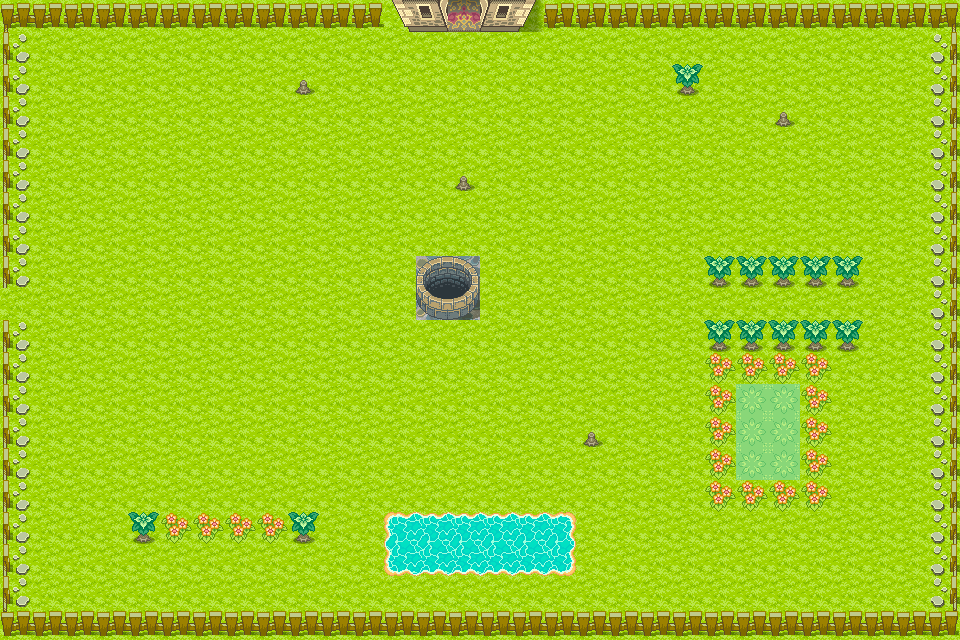

Below is a game level as drawn by its tile map, then a one-line description and the .tmx that defines it (tile-layer data replaced by summaries):
An orthogonal 30x20 tile map with 32x32 px tiles, 2 tile layers (bg, house) and 19 objects (obstacle1, wall1, wall2, wall3, wall4, ...).

<map version="1.0" orientation="orthogonal" width="30" height="20" tilewidth="32" tileheight="32">
 <tileset firstgid="1" name="map" tilewidth="32" tileheight="32">
  <image source="map.png" width="512" height="512" />
 </tileset>
 <layer name="bg" width="30" height="20">
  <data>[600 cells, 600 non-empty, 24 distinct tile ids]</data>
 </layer>
 <layer name="house" width="30" height="20">
  <data>[600 cells, 5 non-empty, 5 distinct tile ids]</data>
 </layer>
 <objectgroup name="obstacles" width="30" height="20">
  <object name="obstacle1" x="416" y="256" width="64" height="64" />
  <object name="wall1" x="0" y="0" width="448" height="32" />
  <object name="wall2" x="480" y="0" width="480" height="32" />
  <object name="wall3" x="0" y="32" width="32" height="256" />
  <object name="wall4" x="0" y="320" width="32" height="288" />
  <object name="wall5" x="0" y="608" width="960" height="32" />
  <object name="wall6" x="928" y="32" width="32" height="576" />
  <object name="obstacle10" x="672" y="64" width="32" height="32" />
  <object name="obstacle11" x="768" y="96" width="32" height="32" />
  <object name="obstacle8" x="288" y="64" width="32" height="32" />
  <object name="obstacle9" x="448" y="160" width="32" height="32" />
  <object name="obstacle7" x="704" y="256" width="160" height="32" />
  <object name="obstacle6" x="704" y="320" width="160" height="32" />
  <object name="obstacle5" x="576" y="416" width="32" height="32" />
  <object name="obstacle2" x="384" y="512" width="192" height="64" />
  <object name="obstacle3" x="128" y="512" width="32" height="32" />
  <object name="obstacle4" x="288" y="512" width="32" height="32" />
 </objectgroup>
 <objectgroup name="transitions" width="30" height="20">
  <object name="map02" x="0" y="288" width="32" height="32">
   <properties>
    <property name="map_id" value="2" />
    <property name="player_direction" value="left" />
    <property name="player_to_x" value="28.0" />
    <property name="player_to_y" value="10.0" />
   </properties>
  </object>
  <object name="map03" x="448" y="0" width="32" height="32">
   <properties>
    <property name="map_id" value="3" />
    <property name="player_direction" value="up" />
    <property name="player_to_x" value="8.0" />
    <property name="player_to_y" value="1.0" />
   </properties>
  </object>
 </objectgroup>
</map>